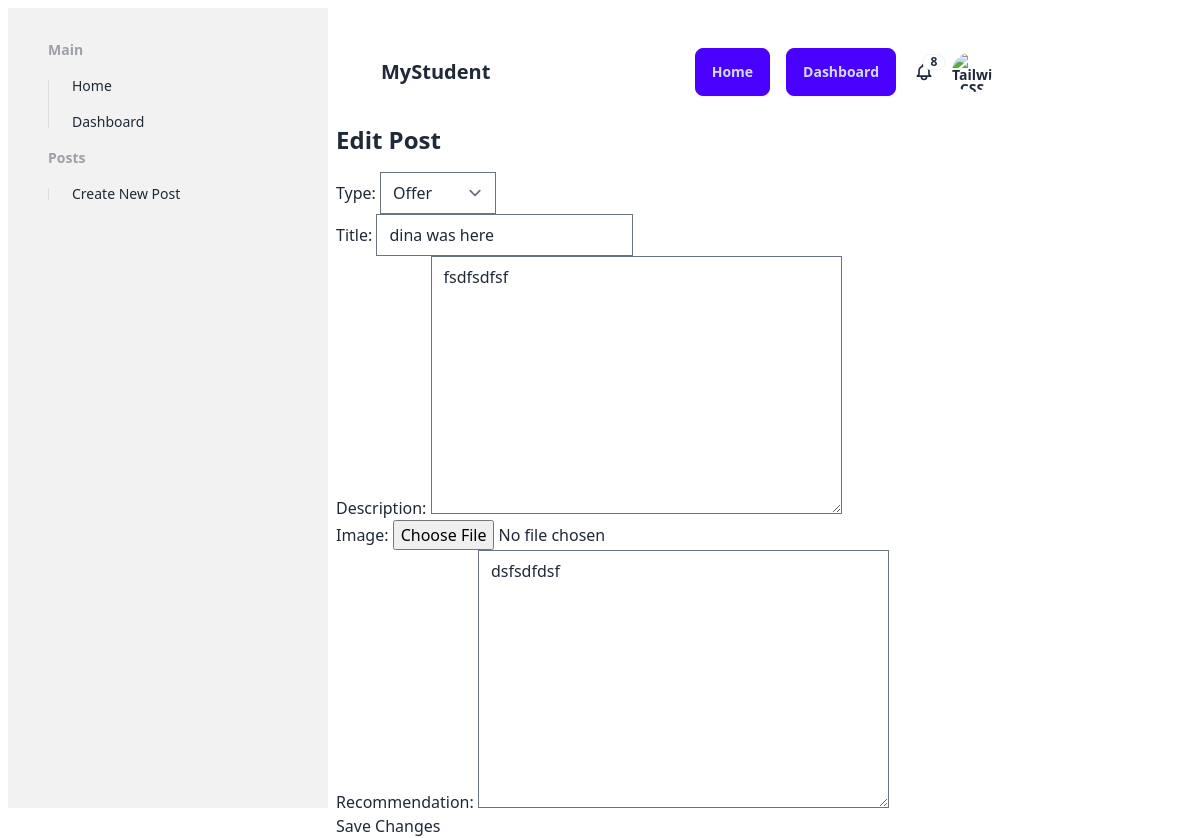
Screenshot of /posts/20/edit/ (signed in) with the database file from the repository.
### core/models.py (models this page shows, shortened)
class Post(models.Model):
    TYPE_CHOICES = (
        (0, 'Offer'),
        (1, 'Request'),
    )
    id = models.AutoField(primary_key=True)
    type = models.IntegerField(choices=TYPE_CHOICES)
    title = models.CharField(max_length=255)
    description = models.TextField()
    image = models.ImageField(blank=True, upload_to='post_images/')
    creator = models.ForeignKey(User, on_delete=models.CASCADE)
    created_at = models.DateTimeField(auto_now_add=True)

class Recommandation(Post):
    text = models.TextField()

### core/views.py (the view)
# urls.py: path('posts/<int:pk>/edit/', PostUpdateView.as_view(), name='post_update'),
class PostUpdateView(LoginRequiredMixin, UpdateView):
    model = Post
    template_name = 'posts/post_update.html'
    success_url = reverse_lazy('dashboard')
    def get_object(self, queryset=None):
        post = super().get_object(queryset)
        if hasattr(post, 'recommandation'):
            return post.recommandation
        elif hasattr(post, 'transport'):
            return post.transport
        elif hasattr(post, 'stage'):
            return post.stage
        elif hasattr(post, 'evenement'):
            return post.evenement
        elif hasattr(post, 'logement'):
            return post.logement
        else:
            return None
    def get_form_class(self):
        post = self.object
        if hasattr(post, 'recommandation'):
            return RecommandationForm
        elif hasattr(post, 'transport'):
            return TransportForm
        elif hasattr(post, 'stage'):
            return StageForm
        elif hasattr(post, 'evenement'):
            return EvenementForm
        elif hasattr(post, 'logement'):
            return LogementForm
        else:
            return None
    def get_queryset(self):
        queryset = super().get_queryset()
        return queryset.filter(creator=self.request.user)

### core/forms.py
class RecommandationForm(BasePostForm):
    text = forms.CharField(label='Recommendation', widget=forms.Textarea, required=True)
    class Meta:
        model = Recommandation
        fields = BasePostForm.Meta.fields + ('text',)

### core/context_processors.py (called while the page is built)
def tailwind_version(request):
    return {'TAILWIND_VERSION': settings.TAILWIND_VERSION}

### core/templates/posts/post_update.html (shortened to what this page needs)
{% load static tailwind_tags %}
<!DOCTYPE html>
<html lang="en">
  <head>
    <link
      rel="stylesheet"
      href="https://cdnjs.cloudflare.com/ajax/libs/font-awesome/6.5.1/css/all.min.css"
    />
    {% tailwind_css %}
    <link rel="stylesheet" type="text/css" href="{% static 'css/main.css' %}" />
  </head>
  <body class="container">
    <div class="menu">{% include 'components/sidebar.html' %}</div>
    <div class="content">
      <div class="home_container">
        {% include 'components/navbar.html' %}
        <h1 class="text-2xl font-bold mb-4">Edit Post</h1>
    <form method="post">
        {{ form.as_p }}
        <button type="submit">Save Changes</button>
    </form>
      </div>
  </body>
</html>

### core/static/css/main.css (style rules this page uses)
.container { display: flex; }
.menu { flex: 1; }
.content { flex: 4; }
.home_container { padding: 20px; border-radius: 10px; margin-top: 20px; }

### rows the page displays
Post: title "dina was here", description "fsdfsdfsf"
Recommandation: text "dsfsdfdsf"
